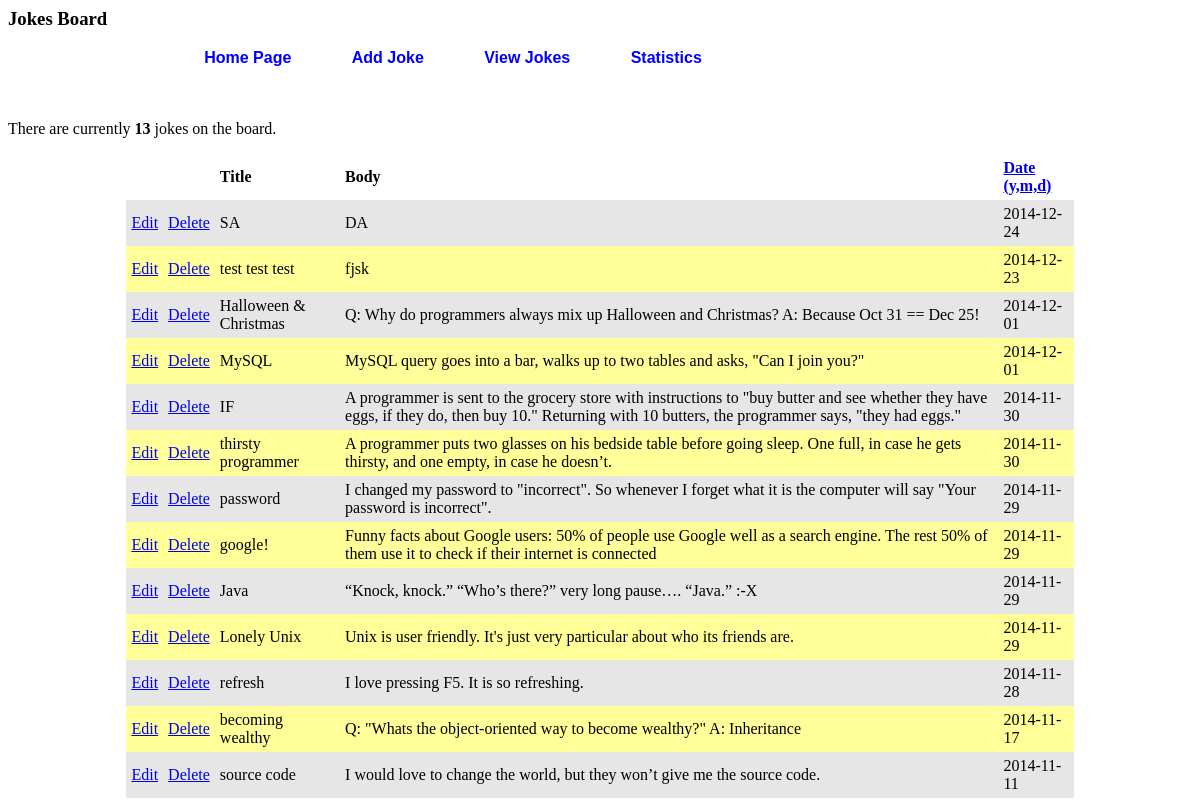
The app's page /view_jokes.php with its own data.
### tables this page shows
CREATE TABLE IF NOT EXISTS `joke` (
`joke_id` int(8) unsigned NOT NULL,
  `title` text NOT NULL,
  `body` text NOT NULL,
  `date` date NOT NULL
);

### view_jokes.php (the view, shortened to what this page needs)
<?php
require ('mysqli_connect.php');
$display = 50;
if (isset($_GET['s']) && is_numeric($_GET['s'])) {
	$start = $_GET['s'];
} else {
$start = 0;}
$sort = (isset($_GET['sort'])) ? $_GET['sort'] : 'date';
switch ($sort) {
    default:
        $order_by = 'date DESC';
        break;
}
$q = "SELECT body, date, title, joke_id FROM joke ORDER BY $order_by  LIMIT $start, $display ";
        $r = mysqli_query($dbc, $q);
             $num = mysqli_num_rows($r);
if ($num > 0) {
echo "<p>There are currently<b> $num </b>jokes on the board.</p>\n";}
echo '<table align="center" cellspacing="0" cellpadding="5" width="80%">
<tr>
        <td align="left"><b></b></td>
        <td align="left"><b></b></td>
	<td align="left"><b>Title</b></td>
	<td align="left"><b>Body</b></td>
	<td align="left"><b><a href="view_jokes.php?sort=DA">Date (y,m,d)</a></b></td>
</tr>
';
    $bg = '#FFFF99';
       while($row = mysqli_fetch_array($r, MYSQLI_ASSOC)){
           $bg = ($bg=='#FFFF99' ? '#E6E6E6' : '#FFFF99');
		echo '<tr bgcolor="' . $bg . '">
                 <td align="left"><a href="edit_joke.php?id='  .$row['joke_id'] . '">Edit</a></td>
                     <td align="left"><a href="delete_joke.php?id=' . $row['joke_id'] . '">Delete</a></td>
                <td align="left">' . $row['title'] . '</td>
		<td align="left">' . $row['body'] . '</td>
                  <td align="left">' . $row['date'] . '</td>
                       </tr> ';
    }
?>

### includes/style.css (style rules this page uses)
#navigation li { display: inline; padding: 20px; }
#navigation a { text-decoration: none; color: #00F; padding: 8px 8px 8px 8px; }
#navigation { width: 850px; height: 55px; font-size: 16px; font-family: Tahoma, Geneva, sans-serif; font-weight: bold; text-align: center; // text-shadow: 3px 2px 3px #333333; border-radius: 8px; }

### records on screen
joke: title "SA", body "DA", date "2014-12-24"
joke: title "test test test", body "fjsk", date "2014-12-23"
joke: title "Halloween & Christmas", body "Q: Why do programmers always mix up Halloween and Christmas? A: Because Oct 31 == Dec 25!", date "2014-12-01"
joke: title "MySQL", body "MySQL query goes into a bar, walks up to two tables and asks, \"Can I join you?\"", date "2014-12-01"
joke: title "IF", body "A programmer is sent to the grocery store with instructions to \"buy butter and see whether they have eggs, if they do, then buy 10.\" Returning with 10 butters, the programmer says, \"they had eggs.\"", date "2014-11-30"
joke: title "thirsty programmer", body "A programmer puts two glasses on his bedside table before going sleep. One full, in case he gets thirsty, and one empty, in case he doesn’t.", date "2014-11-30"
joke: title "password", body "I changed my password to \"incorrect\". So whenever I forget what it is the computer will say \"Your password is incorrect\".", date "2014-11-29"
joke: title "google!", body "Funny facts about Google users: 50% of people use Google well as a search engine. The rest 50% of them use it to check if their internet is connected", date "2014-11-29"
joke: title "Java", body "“Knock, knock.” “Who’s there?” very long pause…. “Java.” :-X", date "2014-11-29"
joke: title "Lonely Unix", body "Unix is user friendly. It's just very particular about who its friends are.", date "2014-11-29"
joke: title "refresh", body "I love pressing F5. It is so refreshing.", date "2014-11-28"
joke: title "becoming wealthy", body "Q: \"Whats the object-oriented way to become wealthy?\" A: Inheritance", date "2014-11-17"
joke: title "source code", body "I would love to change the world, but they won’t give me the source code.", date "2014-11-11"

### other values on screen
$num "13"
